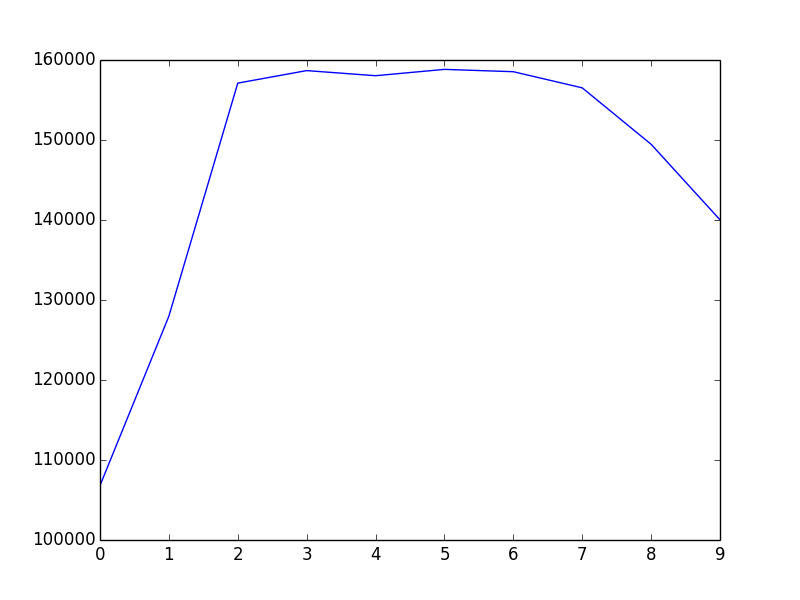

The Python source for this figure:
### "geolocation"
import geopy
geocoder=geopy.geocoders.GoogleV3(domain="maps.google.co.uk")
def geolocate(place):
  return geocoder.geocode(place,exactly_one=False)[0][1]

london_location=geolocate("London")
print london_location

### "URL"
import requests
def map_at(lat,long, satellite=False, zoom=12, 
           size=(400,400), sensor=False):
    base="http://maps.googleapis.com/maps/api/staticmap?"
    params=dict(
        sensor= str(sensor).lower(),
        zoom= zoom,
        size= "x".join(map(str,size)),
        center= ",".join(map(str,(lat,long))),
        style="feature:all|element:labels|visibility:off"
    )
    if satellite:
        params["maptype"]="satellite"
    return requests.get(base,params=params)


map_response=map_at(51.5072, -0.1275, zoom=10)
url=map_response.url
print url

### "png"

def is_green(r,g,b):
  threshold=1.1
  return g>r*threshold and g>b*threshold

import png
from itertools import izip

def count_green_in_png(data):
    image=png.Reader(file=StringIO(data.content)).asRGB()
    count = 0
    for row in image[2]:
        pixels=izip(*[iter(row)]*3)
        count+=sum(1 for pixel in pixels if is_green(*pixel))
    return count

from StringIO import StringIO
print count_green_in_png(map_at(*london_location))

### "visualise"

def show_green_in_png(data):
    image=png.Reader(file=StringIO(data.content)).asRGB()
    count = 0
    out=[]
    for row in image[2]:
        outrow=[]
        pixels=izip(*[iter(row)]*3)
        for pixel in pixels:
            outrow.append(0)
            if is_green(*pixel):
                outrow.append(255)
            else:
                outrow.append(0)
            outrow.append(0)
        out.append(outrow)
    buffer=StringIO()
    result = png.from_array(out,mode='RGB')
    result.save(buffer)
    return buffer.getvalue()



### "points"

from numpy import linspace
def location_sequence(start,end,steps):
  # Would actually prefer this if steps
  # were deduced from zoomlevel
  # But need projection code for that
  lats=linspace(start[0],end[0],steps)
  longs=linspace(start[1],end[1],steps)
  return zip(lats,longs)

[count_green_in_png(map_at(*location,zoom=10,satellite=True))
            for location in location_sequence(
                geolocate("London"),
                geolocate("Birmingham"),
                10)]


### "save"
import matplotlib
matplotlib.use('Agg')
import matplotlib.pyplot as plt
with open('green.png','w') as green:
    green.write(show_green_in_png(map_at(*london_location,
        zoom=10,satellite=True)))

plt.plot([
    count_green_in_png(
        map_at(*location,zoom=10,satellite=True))
          for location in location_sequence(
              geolocate("London"),
              geolocate("Birmingham"),10)])
plt.savefig('greengraph.png')
